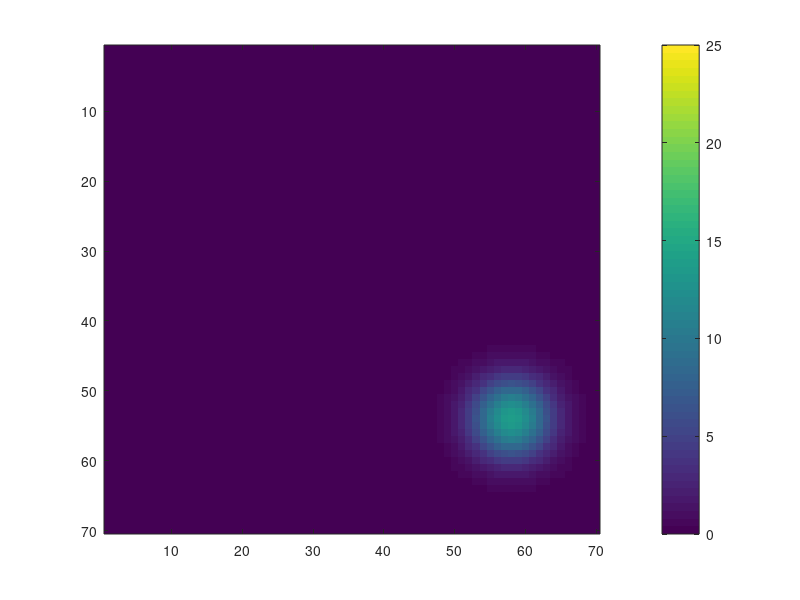

This figure's MATLAB source:
clear all;
close all;clc;
i=0;
c=0;
count=0;
bb=18;
for ii=bb:10:60
    if ii==bb
        yax=20:10:55;
    else
        yax=14:10:60;
    end
    for  jj=yax
        c=c+1;
        center = [ii jj]; % again, example values
        %center=[0 0];
        for amp=14;%5:10:25
            count=count+1;
            sigma = [4 4];
            R = max(sigma(:));
            %[xgrid, ygrid] = meshgrid( center(1)-R: center(1)+R,center(2)-R: center(2)+R);
            [xgrid, ygrid] = meshgrid(1:70);
            for theta = 180%:-15:45
                
                %for theta=135:-90:45
                x = (((xgrid-center(1))*cosd(theta) + (ygrid-center(2))*sind(theta))/sigma(1)).^2;
                y = (((xgrid-center(1))*sind(theta) - (ygrid-center(2))*cosd(theta))/sigma(2)).^2;
                G = amp*exp(-(x+y)/2);i=i+1;
                 G(G<1e-6)=0;
                X1(:,:,i) = G;
                label(i)=count+10;
                % figure(1);
                % contour(xgrid, ygrid, G);pause(0.01);
                % figure(1);
                imagesc(G); h=colorbar;caxis([0 25]);pause(0.05);
                max(max(G))
             
            end
            
            [ii,jj]
        end
        
        
    end
    
end
 save('amp14_X_test_sigma_4.mat','X1','label');